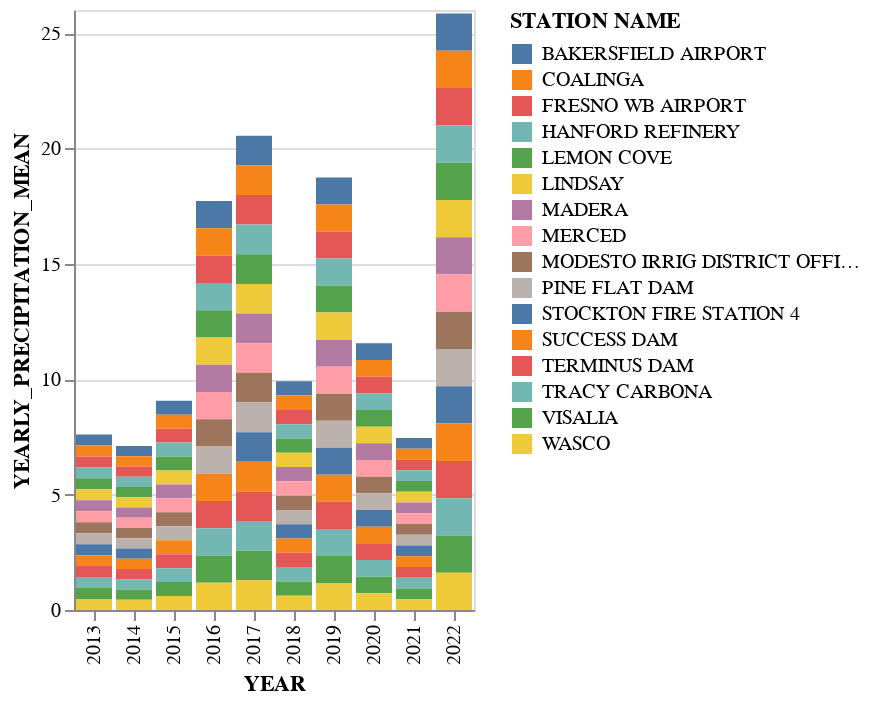

Notebook code cell kept with this figure:
### Code cell
alt.Chart(df).mark_bar().encode( x="YEAR:N",y='YEARLY_PRECIPITATION_MEAN:Q', color='STATION NAME:N')

### Figure 1 — Vega-Lite specification as saved in the notebook (floating-point values rounded to 4 significant figures; data arrays with more than 128 entries replaced by an {"elided": "..."} marker saying what was removed)
{"config": {"view": {"continuousWidth": 400, "continuousHeight": 300}}, "data": {"name": "data-ea6eb08b5953ce5e344e005cf52f677b"}, "mark": "bar", "encoding": {"color": {"field": "STATION NAME", "type": "nominal"}, "x": {"field": "YEAR", "type": "nominal"}, "y": {"field": "YEARLY_PRECIPITATION_MEAN", "type": "quantitative"}}, "$schema": "https://vega.github.io/schema/vega-lite/v4.17.0.json", "datasets": {"data-ea6eb08b5953ce5e344e005cf52f677b": {"elided": "158 records"}}}
